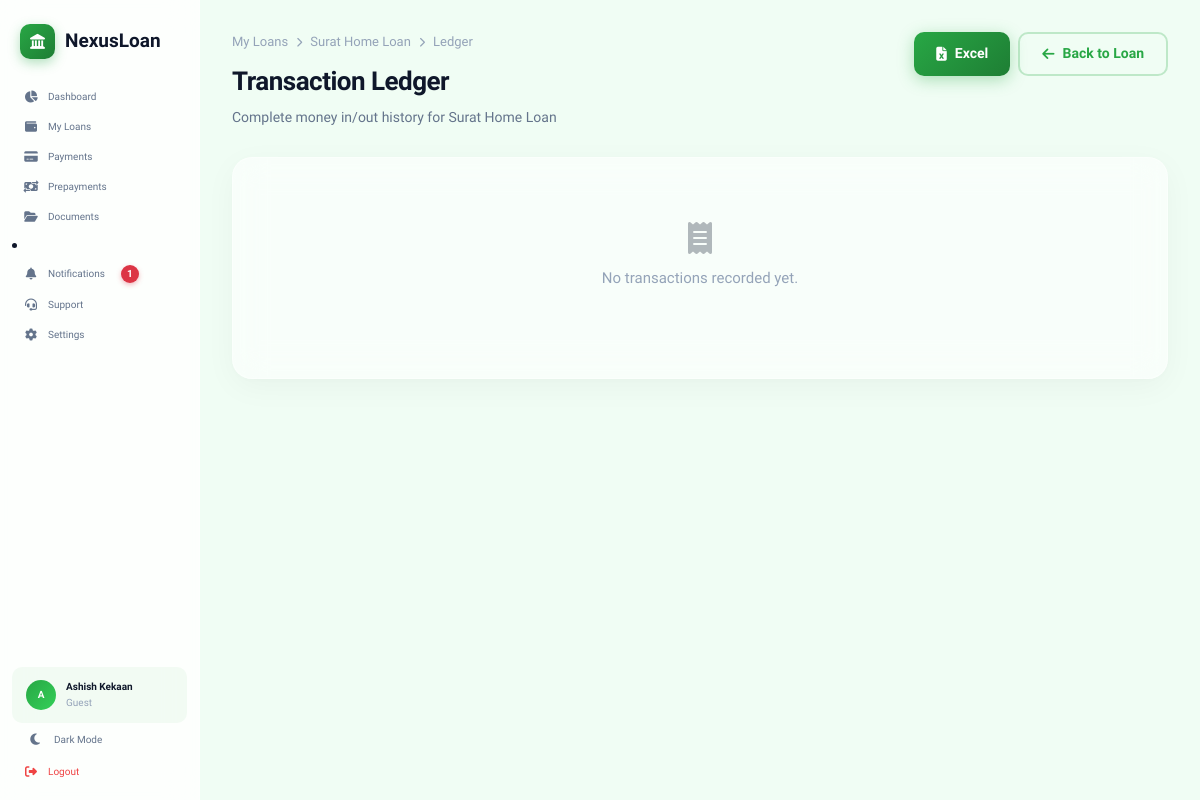
The app's page /loans/7/ledger/ (signed in), older data.
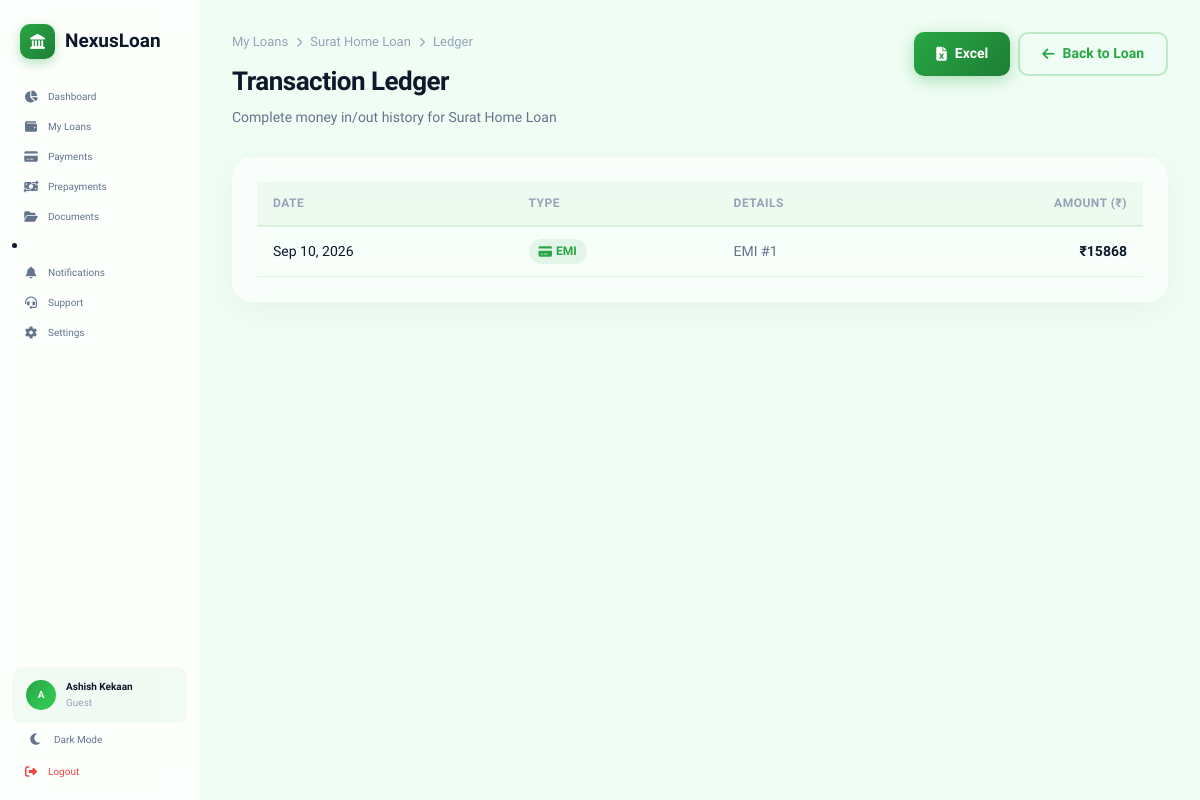
The same page, newer data.
### payments/models.py (models this page shows, shortened)
class Payment(models.Model):
    STATUS_CHOICES = [
        ("paid", "Paid"),
        ("pending", "Pending"),
        ("overdue", "Overdue"),
    ]
    PAYMENT_MODE_CHOICES = [
        ("manual", "Manual"),
        ("auto_debit", "Auto Debit"),
        ("upi", "UPI"),
        ("netbanking", "Net Banking"),
    ]
    PAYMENT_TYPE_CHOICES = [
        ("emi", "EMI"),
        ("prepayment", "Prepayment"),
        ("foreclosure", "Foreclosure"),
    ]
    loan = models.ForeignKey(
        "loans.Loan", on_delete=models.CASCADE, related_name="payments"
    )
    payment_number = models.PositiveIntegerField(
        help_text="Sequential EMI number (1, 2, 3...)"
    )
    amount = models.DecimalField(max_digits=15, decimal_places=2)
    principal_component = models.DecimalField(max_digits=15, decimal_places=2)
    interest_component = models.DecimalField(max_digits=15, decimal_places=2)
    balance_after = models.DecimalField(
        max_digits=15,
        decimal_places=2,
        help_text="Remaining balance after this payment",
    )
    due_date = models.DateField()
    payment_date = models.DateField(null=True, blank=True)
    status = models.CharField(max_length=20, choices=STATUS_CHOICES, default="pending")
    payment_mode = models.CharField(
        max_length=20, choices=PAYMENT_MODE_CHOICES, default="manual"
    )
    payment_type = models.CharField(
        max_length=20, choices=PAYMENT_TYPE_CHOICES, default="emi"
    )
    regular_emi_amount = models.DecimalField(
        max_digits=15, decimal_places=2, default=Decimal("0.00")
    )
    total_debit_amount = models.DecimalField(
        max_digits=15, decimal_places=2, default=Decimal("0.00")
    )
    created_at = models.DateTimeField(auto_now_add=True)
    class Meta:
        ordering = ["payment_number"]
        unique_together = ["loan", "payment_number"]
        indexes = [
            models.Index(fields=["loan"]),
            models.Index(fields=["status"]),
            models.Index(fields=["payment_date"]),
            models.Index(fields=["loan", "status"]),
            models.Index(fields=["loan", "payment_number"]),
        ]

### payments/views.py (the view, shortened to what this page needs)
class TransactionLedgerView(LoginRequiredMixin, TemplateView):
    template_name = "payments/transaction_ledger.html"
    def get_context_data(self, **kwargs):
        context = super().get_context_data(**kwargs)
        loan_id = kwargs.get("loan_id")
        if self.request.user.is_staff:
            loan = get_object_or_404(Loan, pk=loan_id)
        else:
            loan = get_object_or_404(Loan, pk=loan_id, user=self.request.user)
        transactions = []
        for p in loan.payments.filter(status="paid").order_by("-payment_date"):
            transactions.append(
                {
                    "date": p.payment_date,
                    "amount": p.amount,
                    "type": p.payment_type,
                    "detail": f"EMI #{p.payment_number}",
                }
            )
        transactions.sort(key=lambda x: x["date"], reverse=True)
        context["loan"] = loan
        context["transactions"] = transactions
        return context

### loan_manager/context_processors.py (called while the page is built)
def loan_notifications(request):
    if not request.user.is_authenticated:
        return {
            "header_notifications": [],
            "header_unread_notifications": 0,
        }
    if request.user.is_staff:
        notifications = Notification.objects.select_related("loan", "user").order_by(
            "-created_at"
        )[:5]
        unread_count = Notification.objects.filter(is_read=False).count()
    else:
        notifications = (
            Notification.objects.filter(user=request.user)
            .select_related("loan")
            .order_by("-created_at")[:5]
        )
        unread_count = Notification.objects.filter(
            user=request.user, is_read=False
        ).count()
    return {
        "header_notifications": notifications,
        "header_unread_notifications": unread_count,
        "is_admin": request.user.is_staff,
    }

### templates/payments/transaction_ledger.html (shortened to what this page needs)
{% extends 'app_layout.html' %}
{% load static %}
{% block app_content %}
<div class="page-header">
    <div>
        <div class="breadcrumb">
            <a href="{% url 'loan_list' %}">My Loans</a>
            <i class="fas fa-chevron-right"></i>
            <a href="{% url 'loan_detail' loan.pk %}">{{ loan.loan_name }}</a>
            <i class="fas fa-chevron-right"></i>
            <span>Ledger</span>
        </div>
        <h1 class="page-title">Transaction Ledger</h1>
        <p class="page-subtitle">Complete money in/out history for {{ loan.loan_name }}</p>
    </div>
    <div class="page-actions">
        <a href="{% url 'export_excel' loan.pk %}" class="btn btn-primary">
            <i class="fas fa-file-excel"></i> Excel
        </a>
        <a href="{% url 'loan_detail' loan.pk %}" class="btn btn-outline">
            <i class="fas fa-arrow-left"></i> Back to Loan
        </a>
    </div>
</div>
<div class="glass-card" style="padding: 24px;">
    {% if transactions %}
        <div class="table-responsive">
            <table class="data-table">
                <thead>
                    <tr>
                        <th>Date</th>
                        <th>Type</th>
                        <th>Details</th>
                        <th style="text-align: right;">Amount (₹)</th>
                    </tr>
                </thead>
                <tbody>
                    {% for t in transactions %}
                    <tr>
                        <td>{{ t.date|date:"M d, Y" }}</td>
                        <td>
                            {% if t.type == 'emi' %}
                            <span class="status-badge status-paid"><i class="fas fa-credit-card"></i> EMI</span>
                            {% else %}
                            <span class="status-badge" style="background: rgba(245,158,11,0.1); color: var(--accent);">
                                <i class="fas fa-bolt"></i> Prepayment
                            </span>
                            {% endif %}
                        </td>
                        <td style="color: var(--text-secondary);">{{ t.detail }}</td>
                        <td style="text-align: right; font-weight: 700; color: var(--text);">₹{{ t.amount|floatformat:0 }}</td>
                    </tr>
                    {% endfor %}
                </tbody>
            </table>
        </div>
    {% else %}
        <div class="empty-state" style="padding: 40px;">
            <i class="fas fa-receipt" style="font-size: 32px; opacity: 0.3; margin-bottom: 12px; display: block;"></i>
            <p style="color: var(--text-muted);">No transactions recorded yet.</p>
        </div>
    {% endif %}
</div>
{% endblock %}

### templates/app_layout.html (shortened to what the changed rows need)
{% extends 'base.html' %}
{% load static %}
{% block content %}
<div class="app-layout">
    <aside class="sidebar" id="sidebar">
        <nav class="sidebar-nav">
            {% if not request.user.is_staff %}
                <li>
                    <a href="{% url 'notifications_dashboard' %}" class="nav-item {% if request.resolver_match.url_name == 'notifications_dashboard' %}active{% endif %}">
                        <i class="fas fa-bell"></i>
                        <span>Notifications</span>
                        {% if header_unread_notifications > 0 %}
                            <span class="notification-badge">{{ header_unread_notifications }}</span>
                        {% endif %}
                    </a>
                </li>
            {% endif %}
        </nav>
    </aside>
    <main class="main-content">
        {% block app_content %}{% endblock %}
    </main>
</div>
{% endblock %}

Row changes from the older to the newer data that the page shows:
added Payment: date "Sep 10, 2026", payment_type "emi" (drawn), amount "15868"
Text that changed along with them:
{{ header_unread_notifications }}: "1" → (not shown)
text no longer shown: "No transactions recorded yet."
text now shown: "DATE TYPE DETAILS AMOUNT (₹)"
new list line: "EMI EMI #1 ₹"
